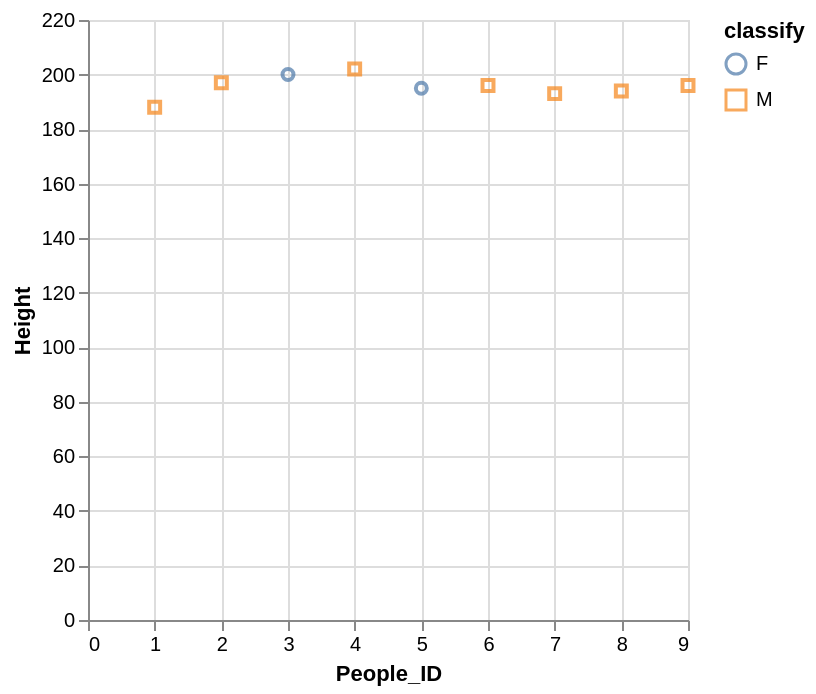

Write a Vega-Lite specification for this figure.
### Vega-Lite specification from a JSON file in a GitHub repository (floating-point values rounded to 4 significant figures)
{"data": {"values": [{"x_data": 3, "y_data": 200, "classify": "F"}, {"x_data": 5, "y_data": 195, "classify": "F"}, {"x_data": 1, "y_data": 188, "classify": "M"}, {"x_data": 2, "y_data": 197, "classify": "M"}, {"x_data": 4, "y_data": 202, "classify": "M"}, {"x_data": 6, "y_data": 196, "classify": "M"}, {"x_data": 7, "y_data": 193, "classify": "M"}, {"x_data": 8, "y_data": 194, "classify": "M"}, {"x_data": 9, "y_data": 196, "classify": "M"}]}, "mark": "point", "encoding": {"x": {"field": "x_data", "type": "quantitative", "title": "People_ID", "scale": {"zero": "false"}}, "y": {"field": "y_data", "type": "quantitative", "title": "Height", "scale": {"zero": "false"}}, "color": {"field": "classify", "type": "nominal"}, "shape": {"field": "classify", "type": "nominal"}}}
